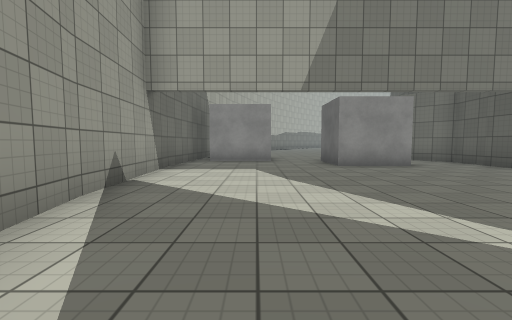
view 1 (above)

15 first-person views from a walk through a Unity game level. The camera is 1.2 m above the floor, tilts 4° down and sees 90° across. The floor is counted in squares, 2 m on a side. Each view is taken from the middle of a square. On the plan, view 1 faces up. The plan holds only what a view shows up to about 9 squares ahead; the rest is blank. The place goes on beyond the plan. The player character is not drawn. Surface patterns are stand-ins for the level's own textures.

view 2
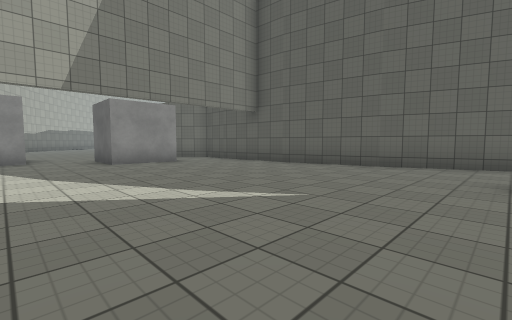

view 3
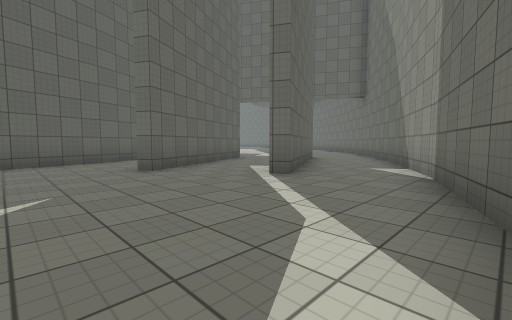

view 4
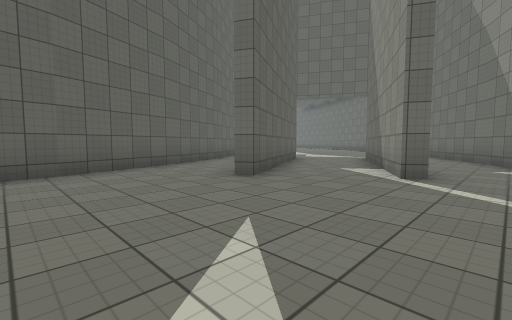

view 5
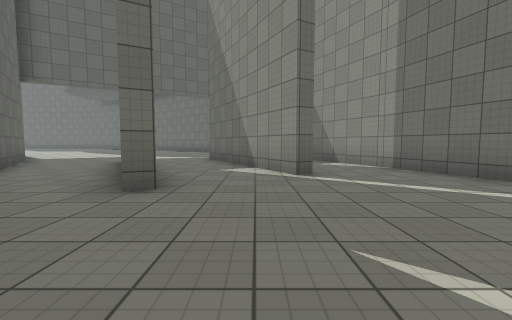

view 6
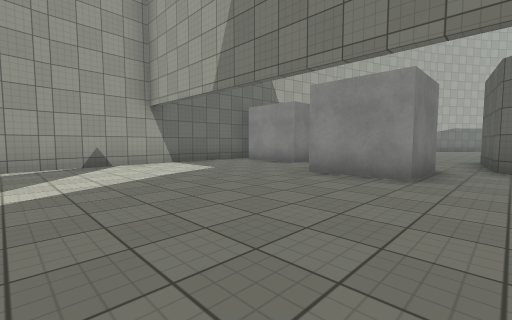

view 7
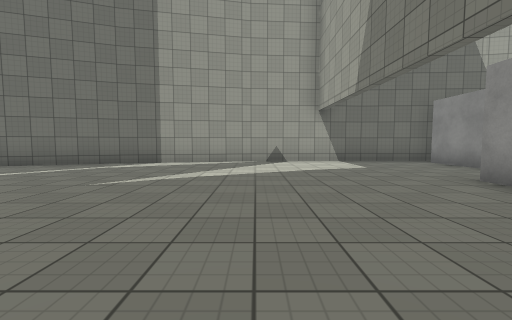

view 8
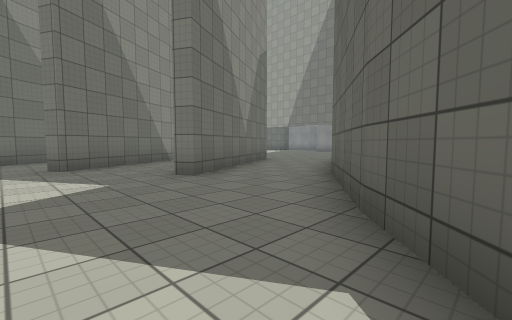

view 9
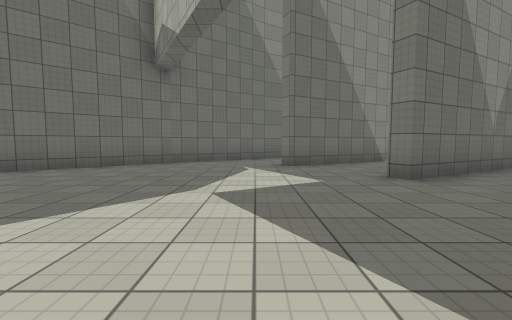

view 10
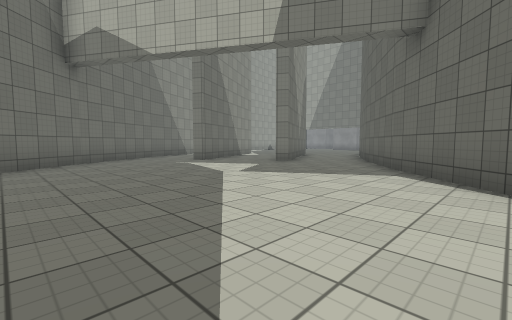

view 11
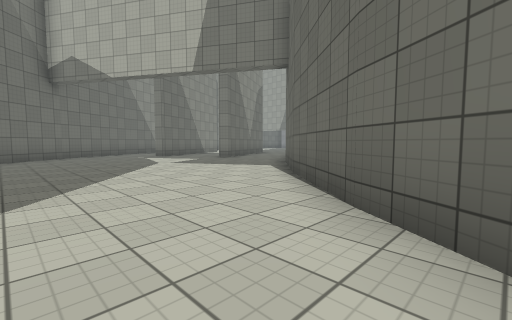

view 12
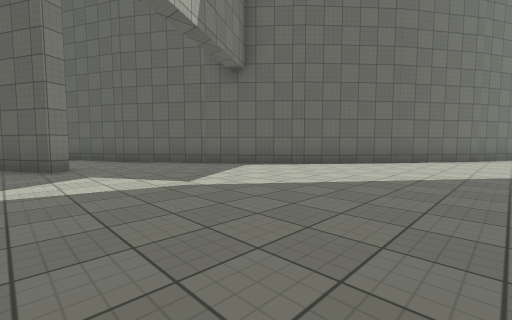

view 13
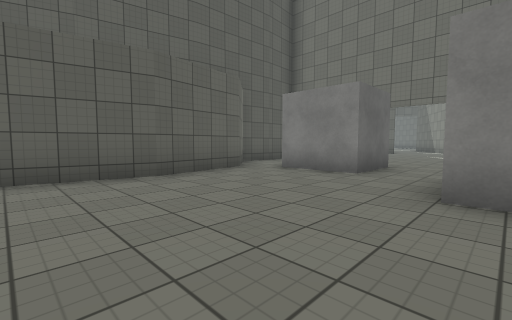

view 14
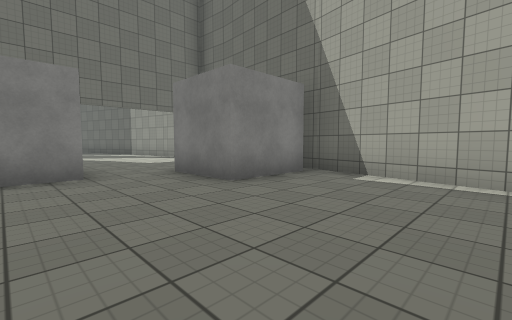

view 15
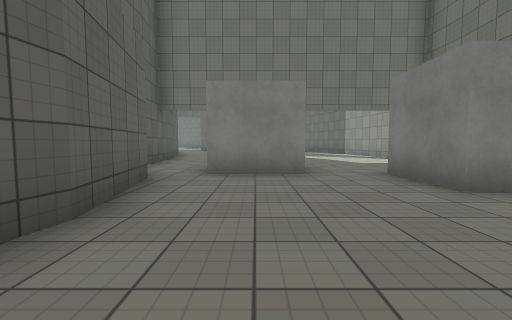

### Floor plan
Points are (right, up) in squares from view 1. A wall is a line through its corners. A room is listed if a view was taken in it or the views show most of it. See-through windows are left out.
Room 1 (views 1, 2, 3, 4, 5, 6, 7)
walls: (-2, 2.8) (-1.2, -0.8); (-1.3, -0.7) (0, -4.2); (6, 3.9) (5.8, 6.6); (4.8, -1.5) (6.1, -3.9); (6.6, 1.3) (6, 4); (1.9, -2.8) (2.3, -2.6) (3.6, -5); (5.8, 6.5) (5.9, 7.7) (4.8, 8.8); (-2.2, 6.4) (-1.9, 2.7); (5.3, -3.2) (4.3, -1.2) (4.7, -1); (0.5, 8.1) (-1.5, 8.1); (3.9, 8.2) (3.9, 6.5) (2.1, 6.5) (2.1, 8.2); (7.9, -2.3) (7.4, -1.2) (6.5, 1.4); (-1.9, 10) (-2.2, 6.3)
ways out: opening at (5.5, -3.5) to room 2; opening at (1, 8) to room 3; opening at (1, -4) to room 4
Room 2 (views 8, 9, 10, 11, 12)
walls: (12, -8) (10.1, -5.8); (10.2, -5.9) (8.6, -3.5); (8.6, -3.6) (7.9, -2.3); (3.6, -10.4) (5.5, -12.5); (6.1, -3.9) (7, -5.6) (6.6, -5.8) (5.3, -3.2); (2.4, -8.6) (3.7, -10.5); (3.6, -5) (4.7, -7.1) (4.3, -7.4); (16.3, -11.3) (14, -9.7) (11.9, -7.8); (17.8, -12) (16.2, -11.2)
ways out: opening at (5.5, -3.5) to room 1; opening at (3, -8) to room 5
Room 3 (views 13, 14, 15)
walls: (2.1, 8.2) (3.9, 8.2); (4.8, 8.8) (4.4, 11.1) (4.8, 13.1); (-1.5, 9.9) (0.5, 9.9) (0.5, 8.1); (-1.3, 13.1) (-2, 9.9)
ways out: opening at (1, 8) to room 1
Room 4 (no view inside)
walls: (3.2, -5.3) (1.9, -2.8); (-0.1, -4.1) (1.6, -7.4)
ways out: opening at (1, -4) to room 1; opening at (2, -6) to room 5
Room 5 (no view inside)
walls: (4, -6.8) (3.2, -5.3); (1.6, -7.4) (2.4, -8.6)
ways out: opening at (3, -8) to room 2; opening at (2, -6) to room 4

Where each view was taken, in squares from view 1:
view 1: 0 up, 0 right, facing up
view 2: 1 down, 0 right, facing up-right
view 3: 1 up, 1 left, facing down-right
view 4: 2 up, 1 right, facing down-right
view 5: 2 up, 3 right, facing down
view 6: 2 up, 5 right, facing up-left
view 7: 3 up, 6 right, facing left
view 8: 8 down, 11 right, facing up-left
view 9: 8 down, 11 right, facing left
view 10: 12 down, 12 right, facing up-left
view 11: 12 down, 15 right, facing up-left
view 12: 12 down, 6 right, facing up-right
view 13: 13 up, 0 right, facing down-right
view 14: 13 up, 3 right, facing down-left
view 15: 13 up, 3 right, facing down
